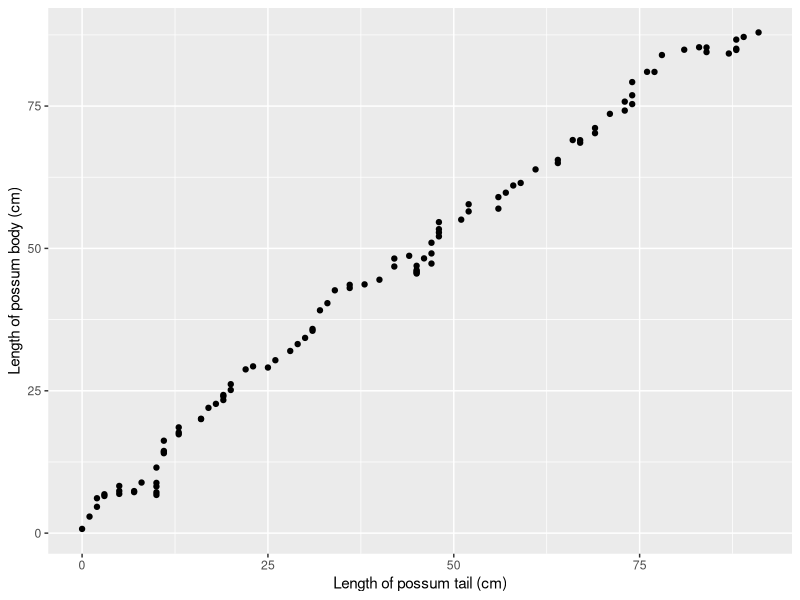
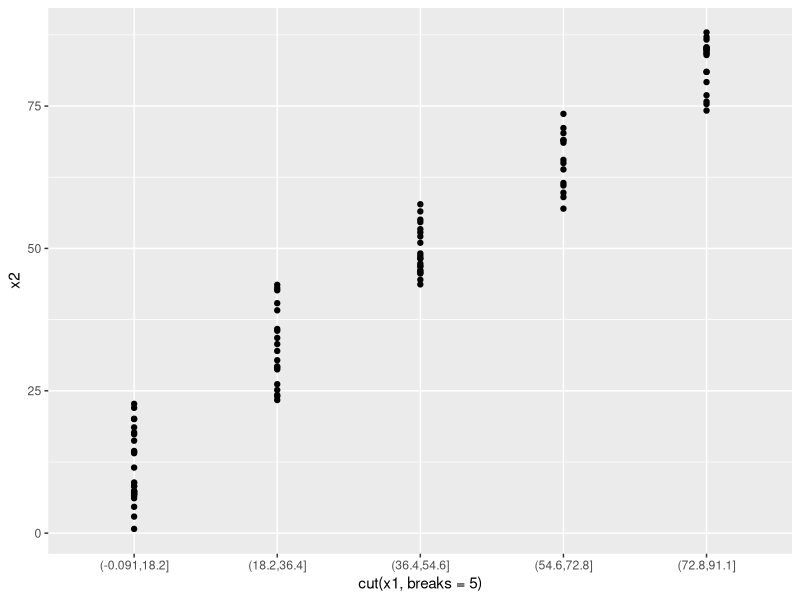
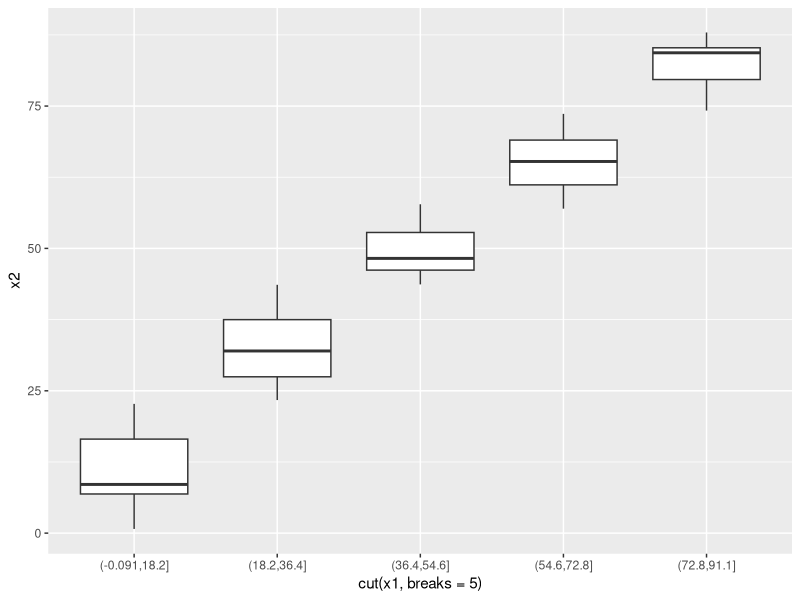
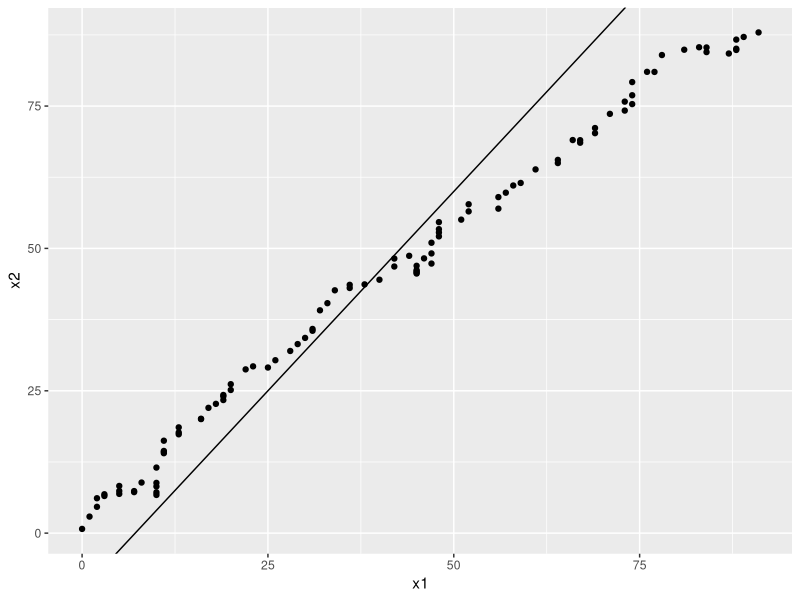
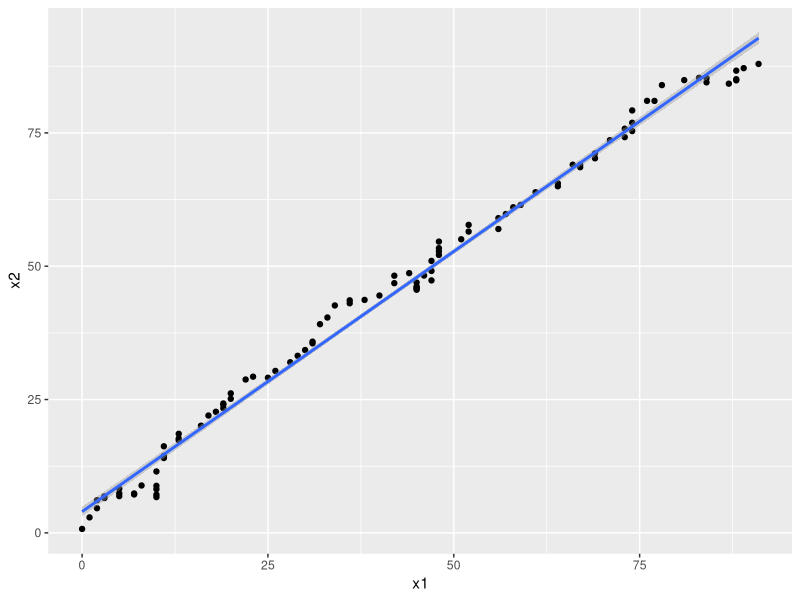
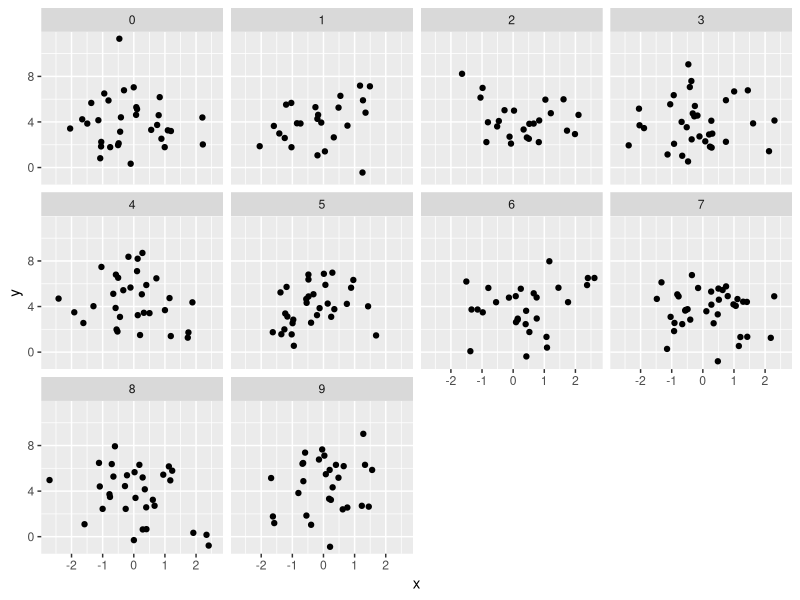

Generate these figures, in order, with R:
# REGRESSION TO THE MEAN.
# "Regression to the mean is so powerful that once-in-a-generation
# talent basically never sires once-in-a-generation talent. It explains
# why Michael Jordan’s sons were middling college basketball players and
# Jakob Dylan wrote two good songs. It is why there are no American
# parent-child pairs among Hall of Fame players in any major professional
# sports league."
# (Seth Stephens-Davidowitz)
# Interpretation is that next generation tend to be good, but not as good
# as top talent previous generation.

library('ggplot2')
library('dplyr')

# Cut and scale.
x1 = cumsum(rbinom(100, size=5, prob=0.2))
x2 = cumsum(rnorm(100, mean=1, sd=1))
x = data.frame(x1, x2)

ggplot(data = x, aes(y = x2, x = x1)) + 
  geom_point()  +
  scale_x_continuous("Length of possum tail (cm)") +
  scale_y_continuous("Length of possum body (cm)")

ggplot(data = x, aes(y = x2, x = cut(x1, breaks = 5))) + 
  geom_point()

ggplot(data = x, aes(y = x2, x = cut(x1, breaks = 5))) + 
  geom_boxplot()

ggplot(data = x, aes(y = x2, x = x1)) +
  geom_point() +
  geom_abline(intercept = -10, slope = 1.4) # Params chosen at random.

ggplot(data = x, aes(y = x2, x = x1)) +
  geom_point() +
  geom_smooth(method = "lm", se = TRUE) # LSQ fit.

# Facet wrap.
noise = data.frame(
  x = rnorm(300),
  y = rnorm(300, mean=4, sd=2),
  z = sample(0:9, 300, replace=T)
)

noise %>% 
  group_by(z) %>% 
  summarize(N = n(), spurious_cor = cor(x, y)) %>%
  filter(abs(spurious_cor) > 0.2)

ggplot(data = noise, aes(x = x, y = y)) +
  geom_point() +
  facet_wrap(~ z)

# Augment with Broom.
library('broom')

fit = lm(y ~ x, noise)
summary(fit)

mod = augment(fit)
mod %>% glimpse()
mod %>% arrange(desc(.resid)) %>% head() # Largest errors first.

sqrt(sum(residuals(fit)^2) / df.residual(fit)) # RMSE.

# Null model benchmark.
# 
# R^2, coefficient of determination (or goodness of fit).
# This is the proportion of variability in the response variable (y) that
# is explained model by our model (a).
# 
# For LSQ fit with *one* explanatory variable, R^2 equals cor(x, y)^2.
# 
mod_null = lm(y ~ 1, noise)

SST = mod_null %>% 
  augment(noise) %>% 
  summarize(SST = sum(.resid^2))

SSE = mod %>% summarize(
  SSE = sum(.resid^2),
  SSE_also = (n() - 1) * var(.resid)
)

1 - SSE[1] / SST # Look for "Multiple R-squared" in summary(fit).

# Leverage (computing leverage from hat matrix).
# This is particularly helpful in identifying unusual points.
# 
# Calculation is given by 
# 
#   h[i] = 1/n + (x[i] - mean(x))^2 / sum((x[i] - mean(x))^2)
# 
# in other words the leverage of a specific observation is entirely a function
# of the distance of the explanatory variable and the mean of the explanatory
# variable.
# So points close to the horizontal center have lower leverage whereas points
# far from the horizontal center have higher leverage. The y coordinate doesn't
# matter at all here.
# 
# .hat is the leverage of the observation and comes along augment() from
# broom package.
# 
# Observations with the highest leverage below.
mod %>% 
  arrange(desc(.hat)) %>% 
  head()

# Large residual and large leverage determine influence.
# 
# Cook's distance (.cooksd) combines these distances (residual and leverage),
# so it gives an idea of the amount of influence an observation plays in
# shaping the slope of the regression line.
# 
# Not all points of high leverage are influential. That happens because these
# points lie right near the regression line.
# 
# Observations with the highest influence below.
mod %>%
  arrange(desc(.cooksd)) %>%
  head()
